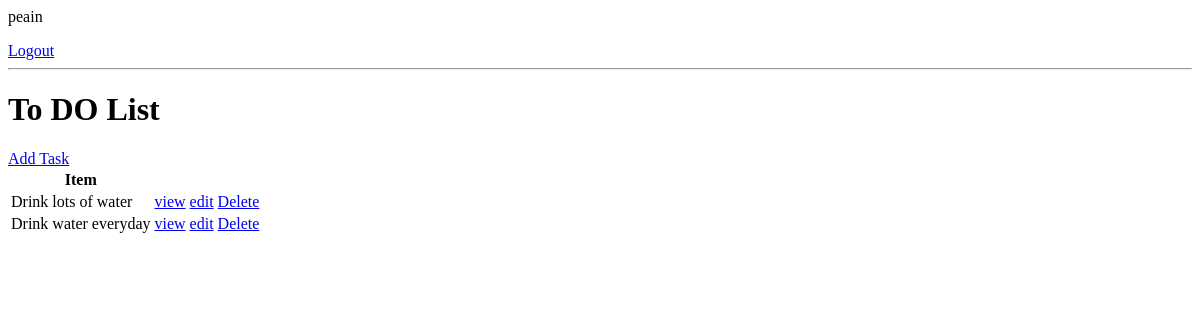
The app's page / (signed in), older data.
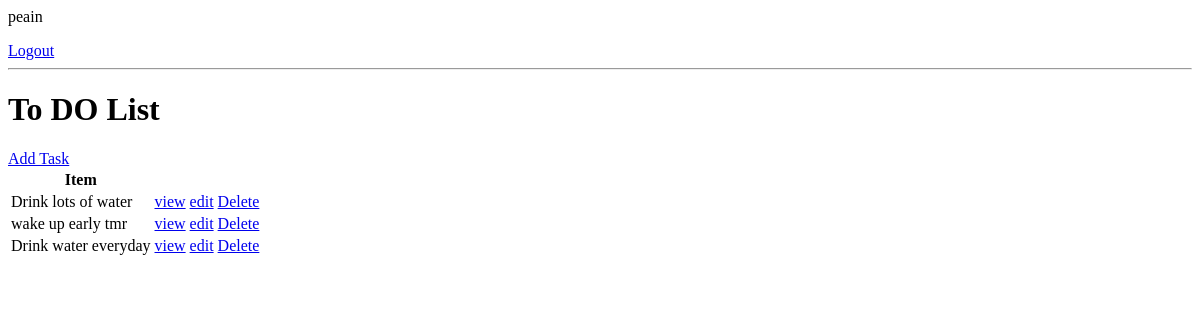
The same page, newer data.
### base/models.py (models this page shows, shortened)
class Task(models.Model):
    user = models.ForeignKey(User, on_delete=models.CASCADE, blank=True, null=True)
    title = models.CharField(max_length=200)
    description = models.TextField(null=True, blank=True)
    complete = models.BooleanField(default=False)
    create = models.DateTimeField(auto_now_add=True)
    class Meta:
        ordering = ["complete"]

### base/views.py (the view)
# urls.py: path("", TaskList.as_view(), name="tasks"),
class TaskList(LoginRequiredMixin, ListView):
    model = Task
    context_object_name = "tasks"

### base/templates/base/task_list.html
{% if request.user.is_authenticated %}
    <p>{{request.user}}</p>
    <a href="{% url 'logout' %}">Logout</a>
{% else %}
    <a href="{% url 'login' %}">Login</a>
{% endif %}
<hr>
<h1>To DO List</h1>
<a href="{% url 'task-create' %}">Add Task</a>
<table>
    <tr>
        <th>Item</th>
    </tr>
    {% for task in tasks %}
        <tr>
            <td>{{task.title}}</td>
            <td><a href="{% url 'task' task.id %}">view</a></td>
            <td><a href="{% url 'task-update' task.id %}">edit</a></td>
            <td><a href="{% url 'task-delete' task.id %}">Delete</a></td>
        </tr>
    {% empty %}
    <h3>No item in list</h3>
    {% endfor %}
</table>

Row changes from the older to the newer data that the page shows:
added Task: title "wake up early tmr"
